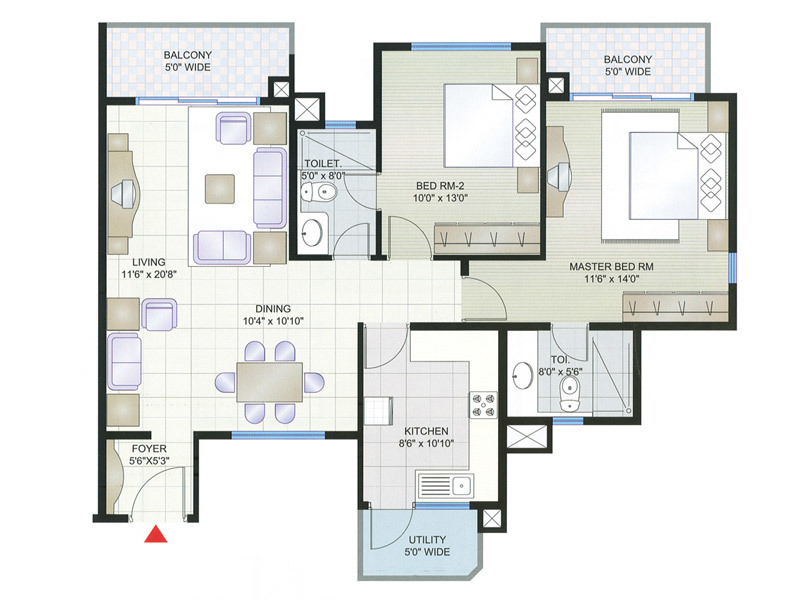
#> input picture images/FloorPlan1.jpg, 800 x 600 px, found by its file name
$ python Test_HarrisSubPix.py
#> lines starting #> are read from the running program, lines starting #| are printed output that depends on the picture; after the words box and inside, x2 and y2 are one past the last pixel; in counts of white or black regions, pixels touching at a corner belong together
import cv2
import numpy as np

cv2.destroyAllWindows()
img = cv2.imread('K:\FloorplanToJson\images\FloorPlan1.jpg')
#> img is the input picture: shape (600, 800, 3); mean B, G, R 228.1, 230.1, 228.8
img1 = cv2.cvtColor(img, cv2.COLOR_BGR2GRAY)
ret, img2 = cv2.threshold(img1, 70, 255, cv2.THRESH_BINARY_INV)
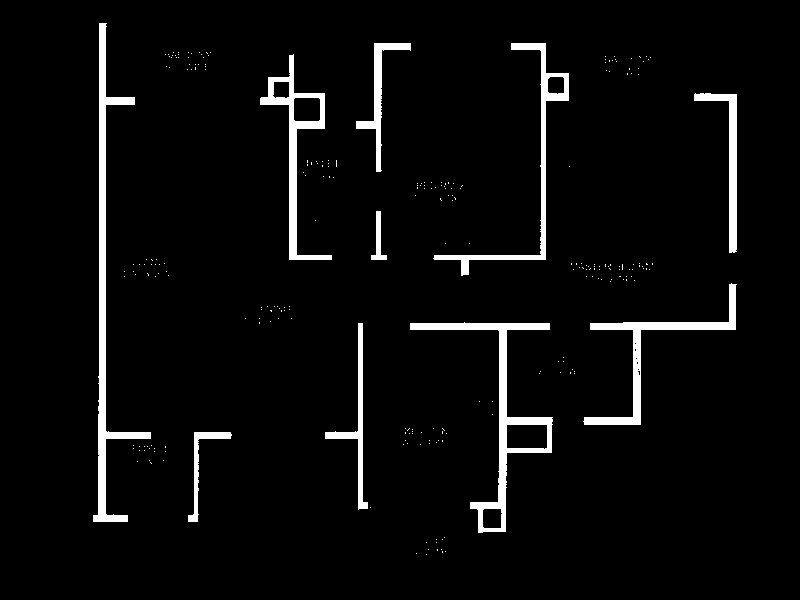
#> img2: shape (600, 800); 4.3% white; 255 white regions (245 under 20 px), largest, box (x1, y1, x2, y2) and area: (93, 23, 151, 522) 4352, (410, 322, 553, 533) 3622, (583, 283, 737, 425) 2544

element = cv2.getStructuringElement(cv2.MORPH_RECT, (2, 2))

# Erosion to remove noise
img3 = cv2.erode(img2, element, iterations=1)
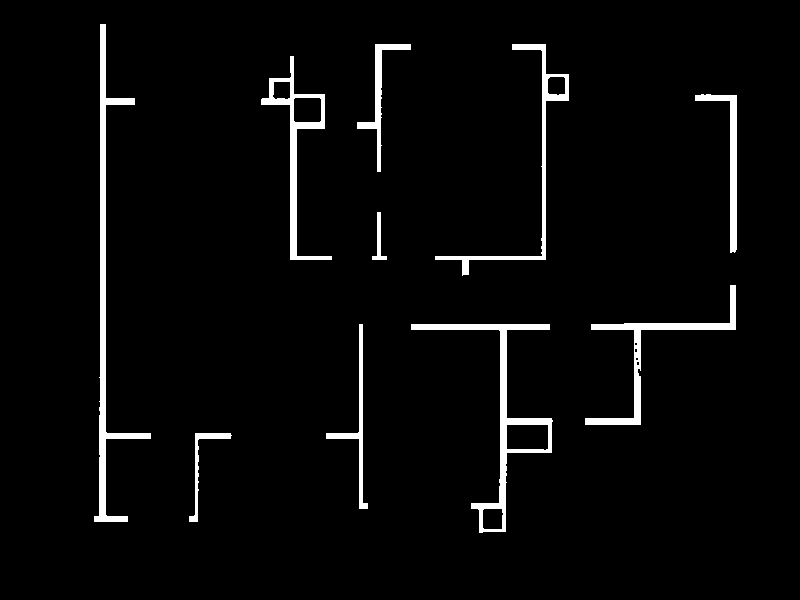
#> img3: shape (600, 800); 3.6% white; 10 white regions, largest, box (x1, y1, x2, y2) and area: (94, 24, 151, 522) 3736, (411, 324, 553, 533) 3084, (585, 285, 736, 425) 2182

# Closing to fill small holes inside foreground
kernel = np.ones((5, 5), np.uint8)
img4 = cv2.morphologyEx(img3, cv2.MORPH_CLOSE, kernel)
#> img4: shape (600, 800); 3.6% white; 10 white regions, largest, box (x1, y1, x2, y2) and area: (94, 24, 151, 522) 3742, (411, 324, 553, 533) 3095, (585, 285, 736, 425) 2208

# find Harris corners
dst = cv2.cornerHarris(img4, 5, 5, 0.04)
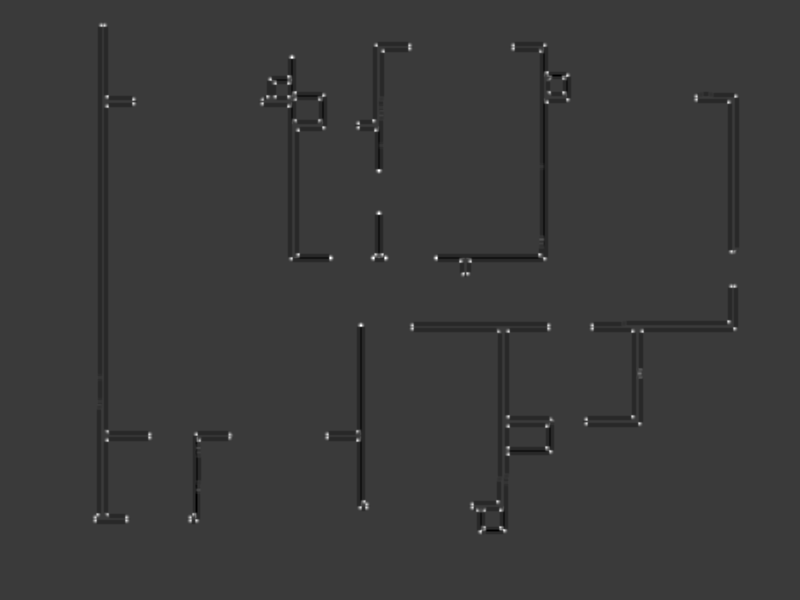
#> dst: shape (600, 800) float32; min -2.07, max 6.99, mean -0.0193; drawn with min black and max white
dst = cv2.dilate(dst, None)
ret, dst = cv2.threshold(dst, 0.5 * dst.max(), 255, 0)
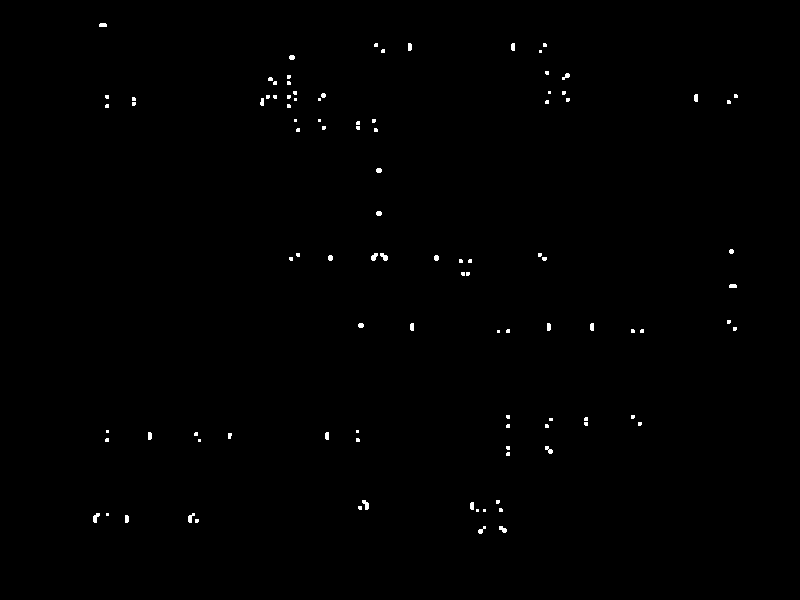
#> dst: shape (600, 800) float32; 0.4% white; 102 white regions (71 under 20 px), largest, box (x1, y1, x2, y2) and area: (362, 500, 369, 510) 43, (93, 513, 100, 523) 43, (380, 253, 388, 261) 40
#> ret = 3.5
dst = np.uint8(dst)

# find centroids
ret, labels, stats, centroids = cv2.connectedComponentsWithStats(dst)
#> labels: shape (600, 800) int32; 103 distinct labels, from 0 to 102
#> ret = 103; stats = 103 rows, first 6: [0, 0, 800, 600, 478067], [99, 23, 8, 4, 30], [374, 43, 4, 4, 15], [408, 43, 4, 8, 30], [511, 43, 4, 8, 30], [543, 43, 4, 4, 15]; centroids = 103 pairs, first value 95.51 to 735.4, second value 24.6 to 529.8

# define the criteria to stop and refine the corners
criteria = (cv2.TERM_CRITERIA_EPS + cv2.TERM_CRITERIA_MAX_ITER, 100, 0.001)
corners = cv2.cornerSubPix(img4, np.float32(centroids), (5, 5), (-1, -1), criteria)
#> corners = 103 pairs, first value 93.22 to 736.4, second value 23.12 to 531.9


# Now draw them
res = np.hstack((centroids, corners))
#> res = 103 rows, first 6: [399.5, 299.6, 399.5, 299.6], [102.5, 24.6, 102.5, 23.12], [375.6, 44.6, 374.6, 43.56], [409.4, 46.5, 410.9, 46.5], [512.6, 46.5, 511.1, 46.5], [544.4, 44.6, 545.4, 43.57]
res = np.int0(res)
#> res = 103 rows, first 6: [399, 299, 399, 299], [102, 24, 102, 23], [375, 44, 374, 43], [409, 46, 410, 46], [512, 46, 511, 46], [544, 44, 545, 43]

print(res)
#> (printed output is left out)
img[res[:, 1], res[:, 0]] = [0, 0, 255]
#> img: shape (600, 800, 3); 0.02% of pixels changed, all inside (x1, y1, x2, y2) = (95, 24, 736, 530)
img[res[:, 3], res[:, 2]] = [0, 255, 0]
#> img: shape (600, 800, 3); mean B, G, R 228.1, 230.1, 228.8
cv2.imshow()
cv2.imshow('subpixel5.png', img)
cv2.waitKey(0)

$ run again, with images/FloorPlan10.jpg copied over images/FloorPlan1.jpg
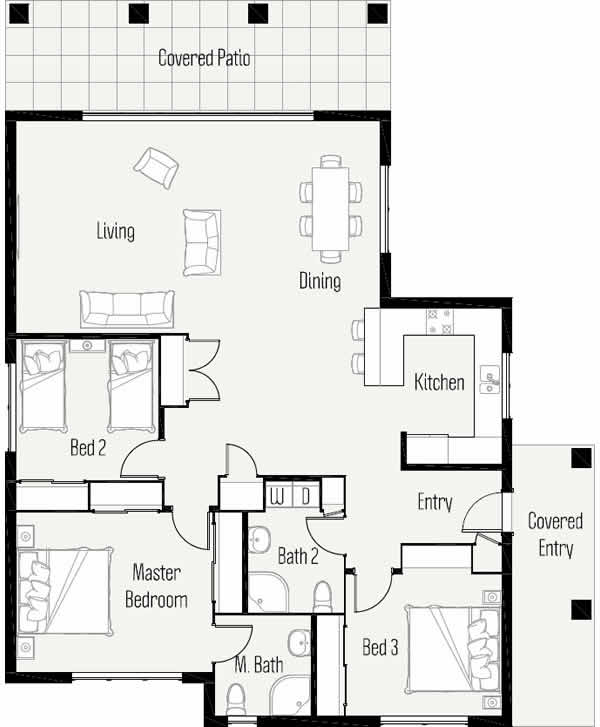
#> input picture images/FloorPlan10.jpg, 600 x 727 px, found by its file name
#> img is the input picture: shape (727, 600, 3); mean B, G, R 224.5, 227.1, 226.6
#> `ret, img2 = cv2.threshold(img1, 70, 255, cv2.THRESH_BINARY_INV)`:
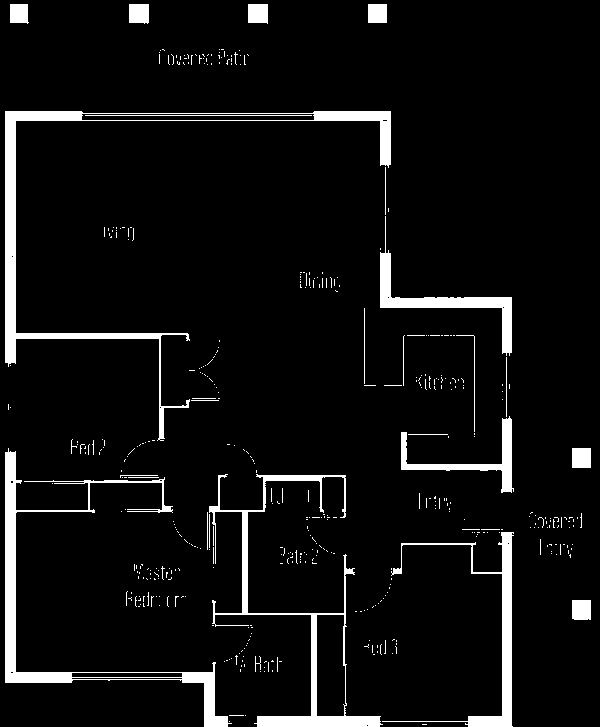
#> img2: shape (727, 600); 6.3% white; 450 white regions (422 under 20 px), largest, box (x1, y1, x2, y2) and area: (5, 111, 391, 441) 6484, (5, 448, 232, 727) 5227, (209, 474, 383, 727) 4223
#> img3: shape (727, 600); 4.6% white; 27 white regions (7 under 20 px), largest, box (x1, y1, x2, y2) and area: (6, 112, 189, 407) 3931, (6, 453, 172, 683) 3156, (210, 476, 381, 727) 2997
#> img4: shape (727, 600); 4.6% white; 20 white regions (5 under 20 px), largest, box (x1, y1, x2, y2) and area: (6, 112, 190, 440) 4108, (6, 453, 172, 683) 3177, (210, 476, 381, 727) 3150
#> `ret, dst = cv2.threshold(dst, 0.5 * dst.max(), 255, 0)`:
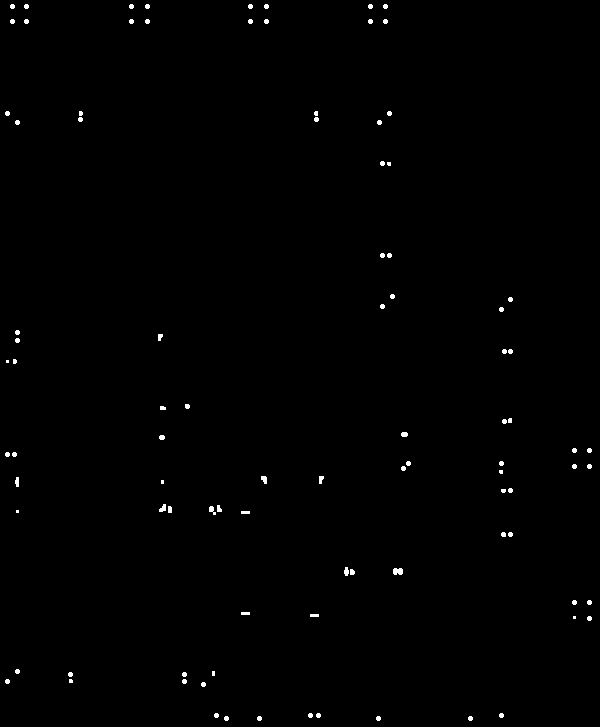
#> dst: shape (727, 600) float32; 0.48% white; 94 white regions (13 under 20 px), largest, box (x1, y1, x2, y2) and area: (393, 568, 403, 575) 61, (159, 504, 166, 512) 38, (261, 476, 267, 484) 37
#> `ret, dst = cv2.threshold(dst, 0.5 * dst.max(), 255, 0)`: ret = 3.26
#> labels: shape (727, 600) int32; 95 distinct labels, from 0 to 94
#> `ret, labels, stats, centroids = cv2.connectedComponentsWithStats(dst)`: ret = 95; stats = 95 rows, first 6: [0, 0, 600, 727, 434123], [10, 4, 5, 5, 21], [24, 4, 5, 5, 21], [129, 4, 5, 5, 21], [145, 4, 5, 5, 21], [248, 4, 5, 5, 21]; centroids = 95 pairs, first value 7 to 589, second value 6 to 718
#> corners = 95 pairs, first value 5.56 to 590.4, second value 4.56 to 716.6
#> `res = np.hstack((centroids, corners))`: res = 95 rows, first 6: [299.6, 362.8, 299.6, 362.8], [12, 6, 10.56, 4.56], [26, 6, 27.44, 4.56], [131, 6, 129.6, 4.56], [147, 6, 148.4, 4.56], [250, 6, 248.6, 4.56]
#> `res = np.int0(res)`: res = 95 rows, first 6: [299, 362, 299, 362], [12, 6, 10, 4], [26, 6, 27, 4], [131, 6, 129, 4], [147, 6, 148, 4], [250, 6, 248, 4]
#> (printed output is left out)

$ run again, with images/FloorPlan4.jpg copied over images/FloorPlan1.jpg
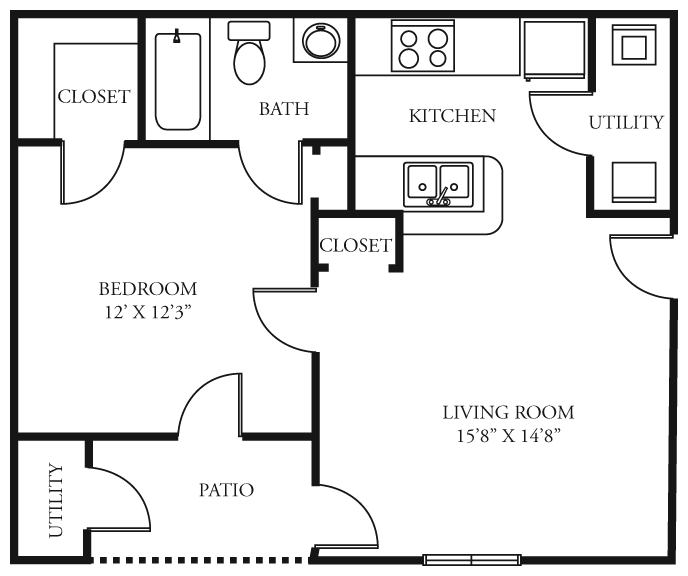
#> input picture images/FloorPlan4.jpg, 688 x 576 px, found by its file name
#> img is the input picture: shape (576, 688, 3); min 22, max 255, mean 230.3
#> `ret, img2 = cv2.threshold(img1, 70, 255, cv2.THRESH_BINARY_INV)`:
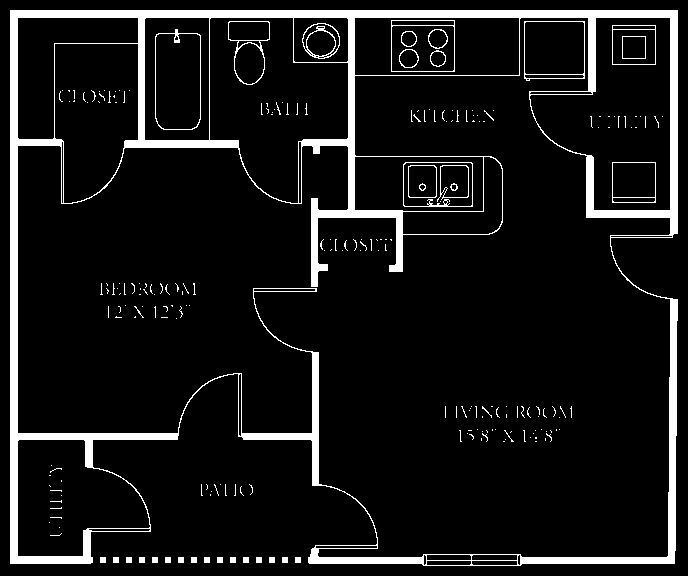
#> img2: shape (576, 688); 8.7% white; 230 white regions (195 under 20 px), largest, box (x1, y1, x2, y2) and area: (10, 10, 678, 566) 29678, (155, 29, 201, 130) 329, (524, 21, 585, 81) 306
#> img3: shape (576, 688); 5.9% white; 113 white regions (92 under 20 px), largest, box (x1, y1, x2, y2) and area: (11, 11, 678, 564) 18214, (521, 299, 678, 565) 2614, (242, 352, 322, 486) 1224
#> img4: shape (576, 688); 5.9% white; 101 white regions (80 under 20 px), largest, box (x1, y1, x2, y2) and area: (11, 11, 678, 564) 18290, (521, 299, 678, 565) 2614, (239, 352, 322, 486) 1227
#> `ret, dst = cv2.threshold(dst, 0.5 * dst.max(), 255, 0)`:
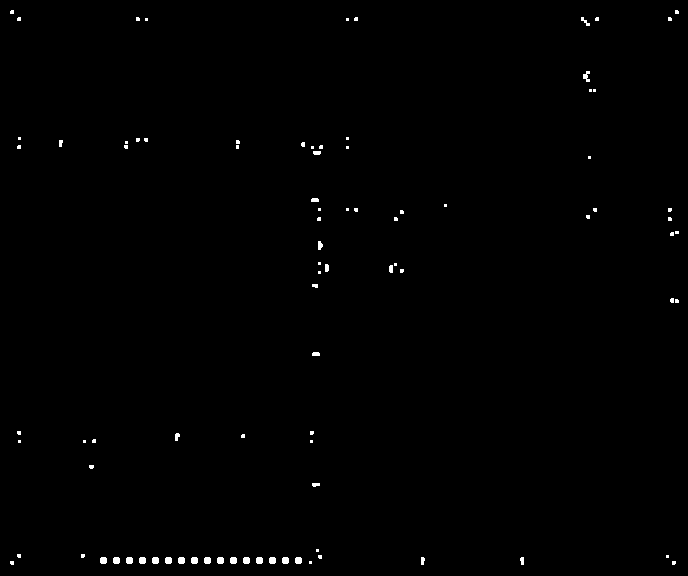
#> dst: shape (576, 688) float32; 0.48% white; 90 white regions (60 under 20 px), largest, box (x1, y1, x2, y2) and area: (583, 71, 590, 82) 47, (100, 557, 107, 564) 45, (113, 557, 120, 564) 45
#> `ret, dst = cv2.threshold(dst, 0.5 * dst.max(), 255, 0)`: ret = 3.69
#> labels: shape (576, 688) int32; 91 distinct labels, from 0 to 90
#> `ret, labels, stats, centroids = cv2.connectedComponentsWithStats(dst)`: ret = 91; stats = 91 rows, first 6: [0, 0, 688, 576, 394376], [10, 10, 4, 4, 15], [675, 10, 4, 4, 15], [17, 17, 4, 4, 15], [136, 17, 4, 4, 15], [354, 17, 4, 4, 15]; centroids = 91 pairs, first value 11.6 to 676.5, second value 11.6 to 562.4
#> corners = 91 pairs, first value 10.56 to 677.4, second value 10.56 to 563.4
#> `res = np.hstack((centroids, corners))`: res = 91 rows, first 6: [343.7, 287.1, 343.7, 287.1], [11.6, 11.6, 10.56, 10.56], [676.4, 11.6, 677.4, 10.56], [18.6, 18.6, 17.56, 17.56], [137.4, 18.6, 141.3, 19.81], [355.6, 18.6, 351.7, 19.81]
#> `res = np.int0(res)`: res = 91 rows, first 6: [343, 287, 343, 287], [11, 11, 10, 10], [676, 11, 677, 10], [18, 18, 17, 17], [137, 18, 141, 19], [355, 18, 351, 19]
#> (printed output is left out)
